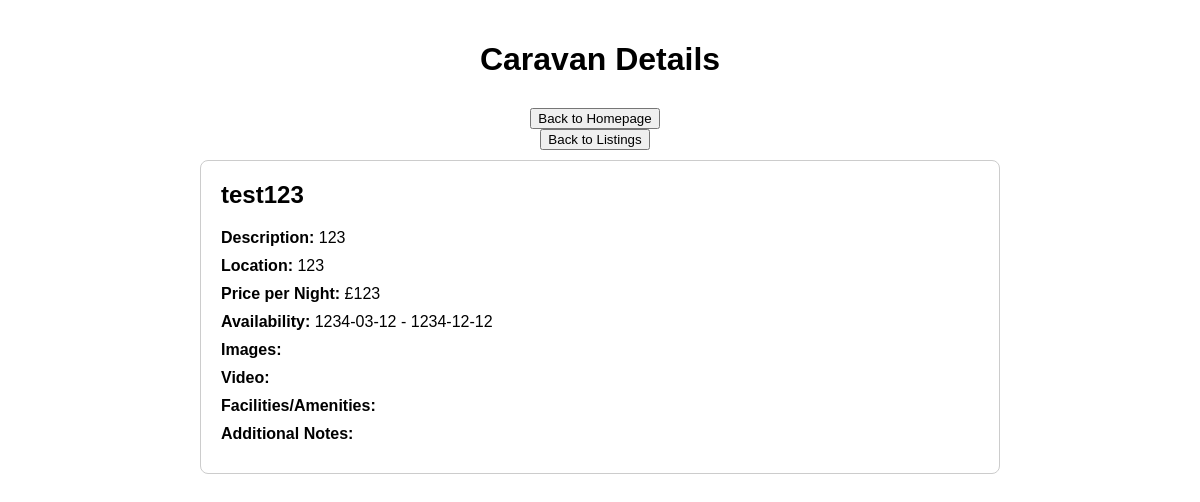
The page /viewcaravan.php?id=7 on the database its author committed.
### tables this page shows
CREATE TABLE IF NOT EXISTS `caravan_details` (
  `name` varchar(50) NOT NULL,
  `description` varchar(250) NOT NULL,
  `location` varchar(50) NOT NULL,
  `pricepernight` int NOT NULL,
  `availabilityStart` varchar(50) NOT NULL,
  `availabilityEnd` varchar(50) NOT NULL,
  `image_url` varchar(250) NOT NULL,
  `video_url` varchar(250) NOT NULL,
  `amenities` varchar(250) NOT NULL,
  `notes` varchar(250) NOT NULL,
  `id` int NOT NULL AUTO_INCREMENT,
  `user_id` int NOT NULL,
  PRIMARY KEY (`id`)
);

### ViewCaravan.php (the view, shortened to what this page needs)
<?php
require_once 'config.php';
if(isset($_GET['id'])) {
    $caravan_id = $_GET['id'];
    $query = "SELECT * FROM caravan_details WHERE id = $caravan_id";
    $result = mysqli_query($conn, $query);
    if(mysqli_num_rows($result) > 0) {
        $caravan = mysqli_fetch_assoc($result);
        $name = $caravan['name'];
        $description = $caravan['description'];
        $location = $caravan['location'];
        $pricepernight = $caravan['pricepernight'];
        $availabilityStart = $caravan['availabilityStart'];
        $availabilityEnd = $caravan['availabilityEnd'];
        $image_url = $caravan['image_url'];
        $video_url = $caravan['video_url'];
        $amenities = $caravan['amenities'];
        $notes = $caravan['notes'];
    } else {
        echo "Caravan not found.";
        exit();
    }
} else {
    echo "Caravan ID not specified.";
    exit();
}
?>
<!DOCTYPE html>
<html lang="en">
<head>
    <link rel="stylesheet" type="text/css" href="viewcaravan.css">
</head>
<body>
<div class="container">
    <h1>Caravan Details</h1>
    <div class="navigation-buttons">
        <a href="homepage.php"><button type="button">Back to Homepage</button></a>
        <a href="ListOfCaravans.php"><button type="button">Back to Listings</button></a>
    </div>
    <div class="caravan-details">
        <h2><?php echo $name; ?></h2>
        <p><strong>Description:</strong> <?php echo $description; ?></p>
        <p><strong>Location:</strong> <?php echo $location; ?></p>
        <p><strong>Price per Night:</strong> £<?php echo $pricepernight; ?></p>
        <p><strong>Availability:</strong> <?php echo $availabilityStart . ' - ' . $availabilityEnd; ?></p>
        <p><strong>Images:</strong> <?php echo $image_url; ?></p>
        <p><strong>Video:</strong> <?php echo $video_url; ?></p>
        <p><strong>Facilities/Amenities:</strong> <?php echo $amenities; ?></p>
        <p><strong>Additional Notes:</strong> <?php echo $notes; ?></p>
    </div>
</div>
</body>
</html>

### ViewCaravan.css (style rules this page uses)
body { font-family: Arial, sans-serif; margin: 0; padding: 0; }
.container { max-width: 800px; margin: 0 auto; padding: 20px; }
h1 { text-align: center; margin-bottom: 20px; }
.caravan-details { border: 1px solid #ccc; border-radius: 8px; padding: 20px; margin-bottom: 20px; align-items: center; }
.caravan-details h2 { margin-top: 0; }
.caravan-details p { margin: 0; margin-bottom: 10px; }
.caravan-details p strong { font-weight: bold; }
.navigation-buttons { padding: 5px 10px;; color: white; border: none; border-radius: 5px; cursor: pointer; margin-right: 10px; display: flex; flex-direction: column; justify-content: center; align-items: center; padding: 10px; }

### rows shown on the page
caravan_details: name "test123", description "123", location "123", pricepernight "123", availabilityStart "1234-03-12", availabilityEnd "1234-12-12"
